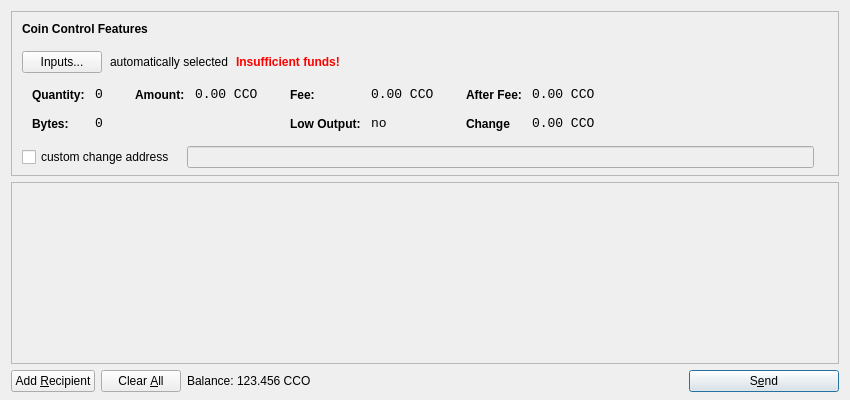
<?xml version="1.0" encoding="UTF-8"?>
<ui version="4.0">
 <class>SendCoinsDialog</class>
 <widget class="QDialog" name="SendCoinsDialog">
  <property name="geometry">
   <rect>
    <x>0</x>
    <y>0</y>
    <width>850</width>
    <height>400</height>
   </rect>
  </property>
  <property name="windowTitle">
   <string>Send Coins</string>
  </property>
  <layout class="QVBoxLayout" name="verticalLayout" stretch="0,1,0">
   <property name="bottomMargin">
    <number>8</number>
   </property>
   <item>
    <widget class="QFrame" name="frameCoinControl">
     <property name="sizePolicy">
      <sizepolicy hsizetype="Expanding" vsizetype="Expanding">
       <horstretch>0</horstretch>
       <verstretch>0</verstretch>
      </sizepolicy>
     </property>
     <property name="maximumSize">
      <size>
       <width>16777215</width>
       <height>16777215</height>
      </size>
     </property>
     <property name="frameShape">
      <enum>QFrame::StyledPanel</enum>
     </property>
     <property name="frameShadow">
      <enum>QFrame::Sunken</enum>
     </property>
     <layout class="QVBoxLayout" name="verticalLayoutCoinControl2">
      <property name="spacing">
       <number>-1</number>
      </property>
      <property name="leftMargin">
       <number>0</number>
      </property>
      <property name="topMargin">
       <number>0</number>
      </property>
      <property name="rightMargin">
       <number>0</number>
      </property>
      <property name="bottomMargin">
       <number>6</number>
      </property>
      <item>
       <layout class="QVBoxLayout" name="verticalLayoutCoinControl" stretch="0,0,0,0,1">
        <property name="spacing">
         <number>0</number>
        </property>
        <property name="leftMargin">
         <number>10</number>
        </property>
        <property name="topMargin">
         <number>10</number>
        </property>
        <item>
         <layout class="QHBoxLayout" name="horizontalLayoutCoinControl1">
          <property name="bottomMargin">
           <number>15</number>
          </property>
          <item>
           <widget class="QLabel" name="labelCoinControlFeatures">
            <property name="sizePolicy">
             <sizepolicy hsizetype="Preferred" vsizetype="Maximum">
              <horstretch>0</horstretch>
              <verstretch>0</verstretch>
             </sizepolicy>
            </property>
            <property name="font">
             <font>
              <weight>75</weight>
              <bold>true</bold>
             </font>
            </property>
            <property name="styleSheet">
             <string notr="true">font-weight:bold;</string>
            </property>
            <property name="text">
             <string>Coin Control Features</string>
            </property>
           </widget>
          </item>
         </layout>
        </item>
        <item>
         <layout class="QHBoxLayout" name="horizontalLayoutCoinControl2" stretch="0,0,0,0">
          <property name="spacing">
           <number>8</number>
          </property>
          <property name="bottomMargin">
           <number>10</number>
          </property>
          <item>
           <widget class="QPushButton" name="pushButtonCoinControl">
            <property name="styleSheet">
             <string notr="true"/>
            </property>
            <property name="text">
             <string>Inputs...</string>
            </property>
           </widget>
          </item>
          <item>
           <widget class="QLabel" name="labelCoinControlAutomaticallySelected">
            <property name="text">
             <string>automatically selected</string>
            </property>
            <property name="margin">
             <number>5</number>
            </property>
           </widget>
          </item>
          <item>
           <widget class="QLabel" name="labelCoinControlInsuffFunds">
            <property name="font">
             <font>
              <weight>75</weight>
              <bold>true</bold>
             </font>
            </property>
            <property name="styleSheet">
             <string notr="true">color:red;font-weight:bold;</string>
            </property>
            <property name="text">
             <string>Insufficient funds!</string>
            </property>
            <property name="margin">
             <number>5</number>
            </property>
           </widget>
          </item>
          <item>
           <spacer name="horizontalSpacerCoinControl">
            <property name="orientation">
             <enum>Qt::Horizontal</enum>
            </property>
            <property name="sizeHint" stdset="0">
             <size>
              <width>40</width>
              <height>1</height>
             </size>
            </property>
           </spacer>
          </item>
         </layout>
        </item>
        <item>
         <widget class="QWidget" name="widgetCoinControl" native="true">
          <property name="sizePolicy">
           <sizepolicy hsizetype="Preferred" vsizetype="Preferred">
            <horstretch>0</horstretch>
            <verstretch>0</verstretch>
           </sizepolicy>
          </property>
          <property name="minimumSize">
           <size>
            <width>0</width>
            <height>0</height>
           </size>
          </property>
          <property name="styleSheet">
           <string notr="true"/>
          </property>
          <layout class="QHBoxLayout" name="horizontalLayoutCoinControl5">
           <property name="margin">
            <number>0</number>
           </property>
           <item>
            <layout class="QHBoxLayout" name="horizontalLayoutCoinControl3" stretch="0,0,0,1">
             <property name="spacing">
              <number>20</number>
             </property>
             <property name="topMargin">
              <number>0</number>
             </property>
             <property name="bottomMargin">
              <number>10</number>
             </property>
             <item>
              <layout class="QFormLayout" name="formLayoutCoinControl1">
               <property name="horizontalSpacing">
                <number>10</number>
               </property>
               <property name="verticalSpacing">
                <number>14</number>
               </property>
               <property name="leftMargin">
                <number>10</number>
               </property>
               <property name="topMargin">
                <number>4</number>
               </property>
               <property name="rightMargin">
                <number>6</number>
               </property>
               <item row="0" column="0">
                <widget class="QLabel" name="labelCoinControlQuantityText">
                 <property name="styleSheet">
                  <string notr="true">font-weight:bold;</string>
                 </property>
                 <property name="text">
                  <string>Quantity:</string>
                 </property>
                 <property name="margin">
                  <number>0</number>
                 </property>
                </widget>
               </item>
               <item row="0" column="1">
                <widget class="QLabel" name="labelCoinControlQuantity">
                 <property name="font">
                  <font>
                   <family>Monospace</family>
                   <pointsize>10</pointsize>
                  </font>
                 </property>
                 <property name="cursor">
                  <cursorShape>IBeamCursor</cursorShape>
                 </property>
                 <property name="contextMenuPolicy">
                  <enum>Qt::ActionsContextMenu</enum>
                 </property>
                 <property name="text">
                  <string>0</string>
                 </property>
                 <property name="margin">
                  <number>0</number>
                 </property>
                 <property name="textInteractionFlags">
                  <set>Qt::LinksAccessibleByMouse|Qt::TextSelectableByKeyboard|Qt::TextSelectableByMouse</set>
                 </property>
                </widget>
               </item>
               <item row="1" column="0">
                <widget class="QLabel" name="labelCoinControlBytesText">
                 <property name="styleSheet">
                  <string notr="true">font-weight:bold;</string>
                 </property>
                 <property name="text">
                  <string>Bytes:</string>
                 </property>
                </widget>
               </item>
               <item row="1" column="1">
                <widget class="QLabel" name="labelCoinControlBytes">
                 <property name="font">
                  <font>
                   <family>Monospace</family>
                   <pointsize>10</pointsize>
                  </font>
                 </property>
                 <property name="cursor">
                  <cursorShape>IBeamCursor</cursorShape>
                 </property>
                 <property name="contextMenuPolicy">
                  <enum>Qt::ActionsContextMenu</enum>
                 </property>
                 <property name="text">
                  <string>0</string>
                 </property>
                 <property name="textInteractionFlags">
                  <set>Qt::LinksAccessibleByMouse|Qt::TextSelectableByKeyboard|Qt::TextSelectableByMouse</set>
                 </property>
                </widget>
               </item>
              </layout>
             </item>
             <item>
              <layout class="QFormLayout" name="formLayoutCoinControl2">
               <property name="horizontalSpacing">
                <number>10</number>
               </property>
               <property name="verticalSpacing">
                <number>14</number>
               </property>
               <property name="leftMargin">
                <number>6</number>
               </property>
               <property name="topMargin">
                <number>4</number>
               </property>
               <property name="rightMargin">
                <number>6</number>
               </property>
               <item row="0" column="0">
                <widget class="QLabel" name="labelCoinControlAmountText">
                 <property name="styleSheet">
                  <string notr="true">font-weight:bold;</string>
                 </property>
                 <property name="text">
                  <string>Amount:</string>
                 </property>
                 <property name="margin">
                  <number>0</number>
                 </property>
                </widget>
               </item>
               <item row="0" column="1">
                <widget class="QLabel" name="labelCoinControlAmount">
                 <property name="font">
                  <font>
                   <family>Monospace</family>
                   <pointsize>10</pointsize>
                  </font>
                 </property>
                 <property name="cursor">
                  <cursorShape>IBeamCursor</cursorShape>
                 </property>
                 <property name="contextMenuPolicy">
                  <enum>Qt::ActionsContextMenu</enum>
                 </property>
                 <property name="text">
                  <string notr="true">0.00 CCO</string>
                 </property>
                 <property name="textInteractionFlags">
                  <set>Qt::LinksAccessibleByMouse|Qt::TextSelectableByKeyboard|Qt::TextSelectableByMouse</set>
                 </property>
                </widget>
               </item>
              </layout>
             </item>
             <item>
              <layout class="QFormLayout" name="formLayoutCoinControl3">
               <property name="horizontalSpacing">
                <number>10</number>
               </property>
               <property name="verticalSpacing">
                <number>14</number>
               </property>
               <property name="leftMargin">
                <number>6</number>
               </property>
               <property name="topMargin">
                <number>4</number>
               </property>
               <property name="rightMargin">
                <number>6</number>
               </property>
               <item row="0" column="0">
                <widget class="QLabel" name="labelCoinControlFeeText">
                 <property name="styleSheet">
                  <string notr="true">font-weight:bold;</string>
                 </property>
                 <property name="text">
                  <string>Fee:</string>
                 </property>
                 <property name="margin">
                  <number>0</number>
                 </property>
                </widget>
               </item>
               <item row="0" column="1">
                <widget class="QLabel" name="labelCoinControlFee">
                 <property name="font">
                  <font>
                   <family>Monospace</family>
                   <pointsize>10</pointsize>
                  </font>
                 </property>
                 <property name="cursor">
                  <cursorShape>IBeamCursor</cursorShape>
                 </property>
                 <property name="contextMenuPolicy">
                  <enum>Qt::ActionsContextMenu</enum>
                 </property>
                 <property name="text">
                  <string notr="true">0.00 CCO</string>
                 </property>
                 <property name="textInteractionFlags">
                  <set>Qt::LinksAccessibleByMouse|Qt::TextSelectableByKeyboard|Qt::TextSelectableByMouse</set>
                 </property>
                </widget>
               </item>
               <item row="1" column="0">
                <widget class="QLabel" name="labelCoinControlLowOutputText">
                 <property name="styleSheet">
                  <string notr="true">font-weight:bold;</string>
                 </property>
                 <property name="text">
                  <string>Low Output:</string>
                 </property>
                </widget>
               </item>
               <item row="1" column="1">
                <widget class="QLabel" name="labelCoinControlLowOutput">
                 <property name="font">
                  <font>
                   <family>Monospace</family>
                   <pointsize>10</pointsize>
                  </font>
                 </property>
                 <property name="cursor">
                  <cursorShape>IBeamCursor</cursorShape>
                 </property>
                 <property name="contextMenuPolicy">
                  <enum>Qt::ActionsContextMenu</enum>
                 </property>
                 <property name="text">
                  <string>no</string>
                 </property>
                 <property name="textInteractionFlags">
                  <set>Qt::LinksAccessibleByMouse|Qt::TextSelectableByKeyboard|Qt::TextSelectableByMouse</set>
                 </property>
                </widget>
               </item>
              </layout>
             </item>
             <item>
              <layout class="QFormLayout" name="formLayoutCoinControl4">
               <property name="horizontalSpacing">
                <number>10</number>
               </property>
               <property name="verticalSpacing">
                <number>14</number>
               </property>
               <property name="leftMargin">
                <number>6</number>
               </property>
               <property name="topMargin">
                <number>4</number>
               </property>
               <property name="rightMargin">
                <number>6</number>
               </property>
               <item row="0" column="0">
                <widget class="QLabel" name="labelCoinControlAfterFeeText">
                 <property name="styleSheet">
                  <string notr="true">font-weight:bold;</string>
                 </property>
                 <property name="text">
                  <string>After Fee:</string>
                 </property>
                 <property name="margin">
                  <number>0</number>
                 </property>
                </widget>
               </item>
               <item row="0" column="1">
                <widget class="QLabel" name="labelCoinControlAfterFee">
                 <property name="font">
                  <font>
                   <family>Monospace</family>
                   <pointsize>10</pointsize>
                  </font>
                 </property>
                 <property name="cursor">
                  <cursorShape>IBeamCursor</cursorShape>
                 </property>
                 <property name="contextMenuPolicy">
                  <enum>Qt::ActionsContextMenu</enum>
                 </property>
                 <property name="text">
                  <string notr="true">0.00 CCO</string>
                 </property>
                 <property name="textInteractionFlags">
                  <set>Qt::LinksAccessibleByMouse|Qt::TextSelectableByKeyboard|Qt::TextSelectableByMouse</set>
                 </property>
                </widget>
               </item>
               <item row="1" column="0">
                <widget class="QLabel" name="labelCoinControlChangeText">
                 <property name="styleSheet">
                  <string notr="true">font-weight:bold;</string>
                 </property>
                 <property name="text">
                  <string>Change</string>
                 </property>
                </widget>
               </item>
               <item row="1" column="1">
                <widget class="QLabel" name="labelCoinControlChange">
                 <property name="font">
                  <font>
                   <family>Monospace</family>
                   <pointsize>10</pointsize>
                  </font>
                 </property>
                 <property name="cursor">
                  <cursorShape>IBeamCursor</cursorShape>
                 </property>
                 <property name="contextMenuPolicy">
                  <enum>Qt::ActionsContextMenu</enum>
                 </property>
                 <property name="text">
                  <string notr="true">0.00 CCO</string>
                 </property>
                 <property name="textInteractionFlags">
                  <set>Qt::LinksAccessibleByMouse|Qt::TextSelectableByKeyboard|Qt::TextSelectableByMouse</set>
                 </property>
                </widget>
               </item>
              </layout>
             </item>
            </layout>
           </item>
          </layout>
         </widget>
        </item>
        <item>
         <layout class="QHBoxLayout" name="horizontalLayoutCoinControl4" stretch="0,0,0">
          <property name="spacing">
           <number>12</number>
          </property>
          <property name="sizeConstraint">
           <enum>QLayout::SetDefaultConstraint</enum>
          </property>
          <property name="topMargin">
           <number>5</number>
          </property>
          <property name="rightMargin">
           <number>5</number>
          </property>
          <item>
           <widget class="QCheckBox" name="checkBoxCoinControlChange">
            <property name="text">
             <string>custom change address</string>
            </property>
           </widget>
          </item>
          <item>
           <widget class="QLineEdit" name="lineEditCoinControlChange">
            <property name="enabled">
             <bool>false</bool>
            </property>
            <property name="sizePolicy">
             <sizepolicy hsizetype="Expanding" vsizetype="Fixed">
              <horstretch>0</horstretch>
              <verstretch>0</verstretch>
             </sizepolicy>
            </property>
           </widget>
          </item>
          <item>
           <widget class="QLabel" name="labelCoinControlChangeLabel">
            <property name="sizePolicy">
             <sizepolicy hsizetype="Preferred" vsizetype="Expanding">
              <horstretch>0</horstretch>
              <verstretch>0</verstretch>
             </sizepolicy>
            </property>
            <property name="minimumSize">
             <size>
              <width>0</width>
              <height>0</height>
             </size>
            </property>
            <property name="text">
             <string/>
            </property>
            <property name="margin">
             <number>3</number>
            </property>
           </widget>
          </item>
         </layout>
        </item>
        <item>
         <spacer name="verticalSpacerCoinControl">
          <property name="orientation">
           <enum>Qt::Vertical</enum>
          </property>
          <property name="sizeHint" stdset="0">
           <size>
            <width>800</width>
            <height>1</height>
           </size>
          </property>
         </spacer>
        </item>
       </layout>
      </item>
     </layout>
    </widget>
   </item>
   <item>
    <widget class="QScrollArea" name="scrollArea">
     <property name="widgetResizable">
      <bool>true</bool>
     </property>
     <widget class="QWidget" name="scrollAreaWidgetContents">
      <property name="geometry">
       <rect>
        <x>0</x>
        <y>0</y>
        <width>830</width>
        <height>165</height>
       </rect>
      </property>
      <layout class="QVBoxLayout" name="verticalLayout_2">
       <property name="margin">
        <number>0</number>
       </property>
       <item>
        <layout class="QVBoxLayout" name="entries">
         <property name="spacing">
          <number>6</number>
         </property>
        </layout>
       </item>
       <item>
        <spacer name="verticalSpacer">
         <property name="orientation">
          <enum>Qt::Vertical</enum>
         </property>
         <property name="sizeHint" stdset="0">
          <size>
           <width>20</width>
           <height>40</height>
          </size>
         </property>
        </spacer>
       </item>
      </layout>
     </widget>
    </widget>
   </item>
   <item>
    <layout class="QHBoxLayout" name="horizontalLayout">
     <item>
      <widget class="QPushButton" name="addButton">
       <property name="toolTip">
        <string>Send to multiple recipients at once</string>
       </property>
       <property name="text">
        <string>Add &amp;Recipient</string>
       </property>
       <property name="autoDefault">
        <bool>false</bool>
       </property>
      </widget>
     </item>
     <item>
      <widget class="QPushButton" name="clearButton">
       <property name="sizePolicy">
        <sizepolicy hsizetype="Minimum" vsizetype="Fixed">
         <horstretch>0</horstretch>
         <verstretch>0</verstretch>
        </sizepolicy>
       </property>
       <property name="toolTip">
        <string>Remove all transaction fields</string>
       </property>
       <property name="text">
        <string>Clear &amp;All</string>
       </property>
       <property name="autoRepeatDelay">
        <number>300</number>
       </property>
       <property name="autoDefault">
        <bool>false</bool>
       </property>
      </widget>
     </item>
     <item>
      <layout class="QHBoxLayout" name="horizontalLayout_2">
       <property name="spacing">
        <number>3</number>
       </property>
       <item>
        <widget class="QLabel" name="label">
         <property name="sizePolicy">
          <sizepolicy hsizetype="Preferred" vsizetype="Fixed">
           <horstretch>0</horstretch>
           <verstretch>0</verstretch>
          </sizepolicy>
         </property>
         <property name="text">
          <string>Balance:</string>
         </property>
        </widget>
       </item>
       <item>
        <widget class="QLabel" name="labelBalance">
         <property name="sizePolicy">
          <sizepolicy hsizetype="Preferred" vsizetype="Fixed">
           <horstretch>0</horstretch>
           <verstretch>0</verstretch>
          </sizepolicy>
         </property>
         <property name="cursor">
          <cursorShape>IBeamCursor</cursorShape>
         </property>
         <property name="text">
          <string notr="true">123.456 CCO</string>
         </property>
         <property name="textInteractionFlags">
          <set>Qt::LinksAccessibleByMouse|Qt::TextSelectableByKeyboard|Qt::TextSelectableByMouse</set>
         </property>
        </widget>
       </item>
      </layout>
     </item>
     <item>
      <spacer name="horizontalSpacer">
       <property name="orientation">
        <enum>Qt::Horizontal</enum>
       </property>
       <property name="sizeHint" stdset="0">
        <size>
         <width>40</width>
         <height>20</height>
        </size>
       </property>
      </spacer>
     </item>
     <item>
      <widget class="QPushButton" name="sendButton">
       <property name="minimumSize">
        <size>
         <width>150</width>
         <height>0</height>
        </size>
       </property>
       <property name="toolTip">
        <string>Confirm the send action</string>
       </property>
       <property name="text">
        <string>S&amp;end</string>
       </property>
       <property name="icon">
        <iconset resource="../bitcoin.qrc">
         <normaloff>:/icons/send</normaloff>:/icons/send</iconset>
       </property>
       <property name="default">
        <bool>true</bool>
       </property>
      </widget>
     </item>
    </layout>
   </item>
  </layout>
 </widget>
 <resources>
  <include location="../bitcoin.qrc"/>
 </resources>
 <connections/>
</ui>
